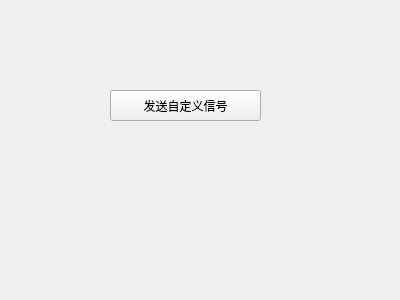
<?xml version="1.0" encoding="UTF-8"?>
<ui version="4.0">
 <class>Widget</class>
 <widget class="QWidget" name="Widget">
  <property name="geometry">
   <rect>
    <x>0</x>
    <y>0</y>
    <width>400</width>
    <height>300</height>
   </rect>
  </property>
  <property name="windowTitle">
   <string>Widget</string>
  </property>
  <widget class="QPushButton" name="pushButton">
   <property name="geometry">
    <rect>
     <x>110</x>
     <y>90</y>
     <width>151</width>
     <height>31</height>
    </rect>
   </property>
   <property name="text">
    <string>发送自定义信号</string>
   </property>
  </widget>
 </widget>
 <layoutdefault spacing="6" margin="11"/>
 <resources/>
 <connections/>
</ui>
